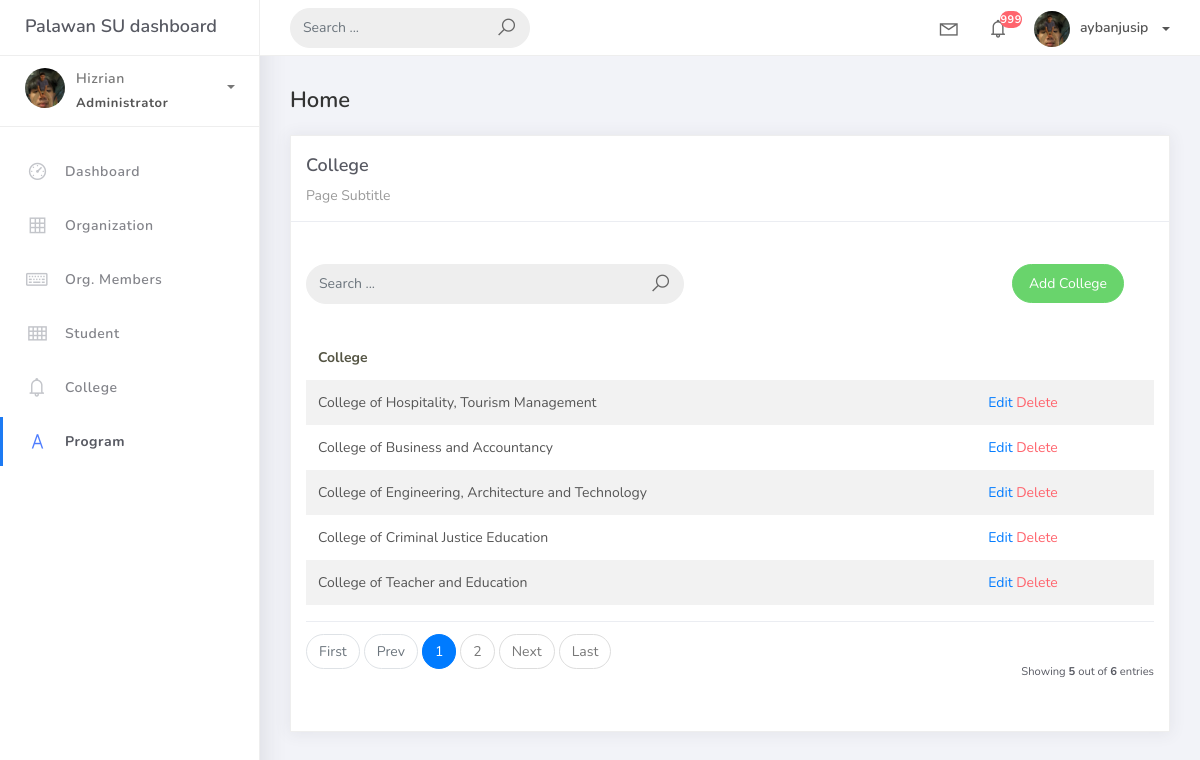
The page /college on the database as committed earlier.
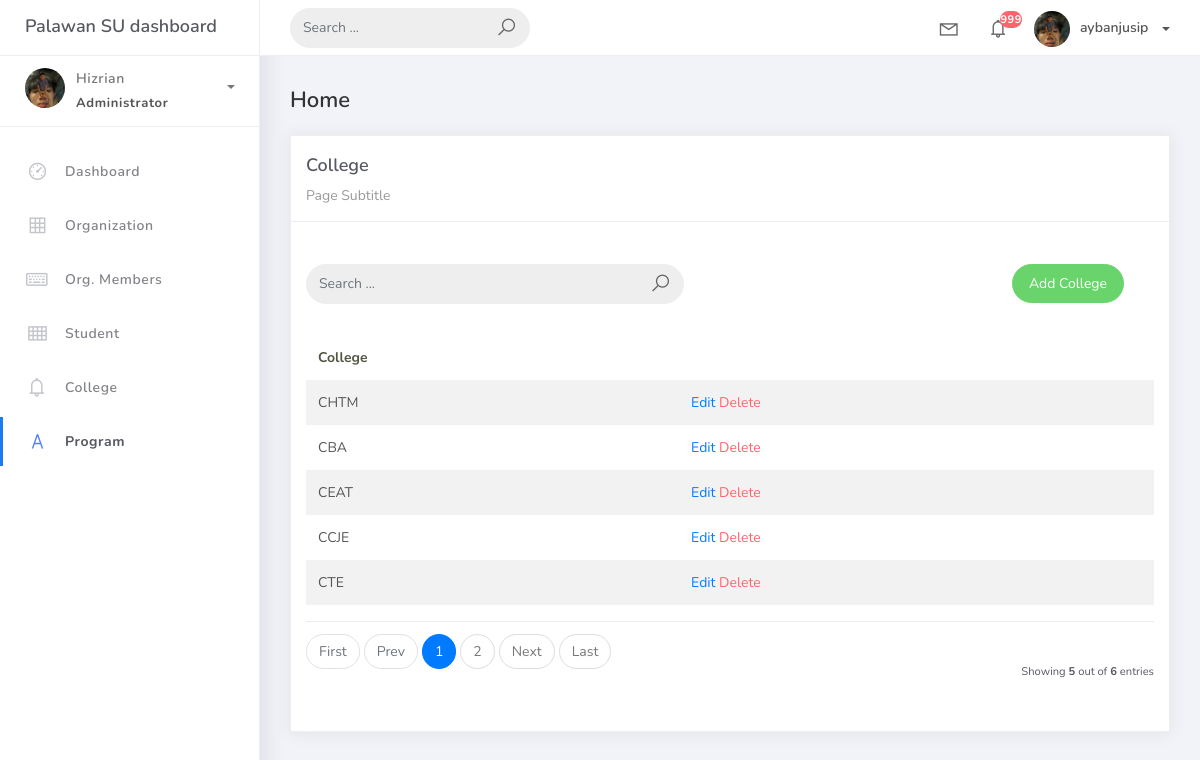
The same page on the database as committed later.
### studentorg/models.py (models this page shows, shortened)
class BaseModel(models.Model):
    created_at = models.DateTimeField(auto_now_add=True, db_index=True)
    updated_at = models.DateTimeField(auto_now=True)
    class Meta:
        abstract = True

class College(BaseModel):
    college_name = models.CharField(max_length=150)

### studentorg/views.py (the view)
# urls.py: path('college', college.as_view(), name='college-list'),
class college(ListView):
    model = College
    context_object_name = 'college'
    template_name = 'college.html'
    paginate_by = 5
    def get_queryset(self, *args, **kwargs):
         qs = super(college, self).get_queryset(*args, **kwargs)
         if self.request.GET.get("q") != None:
             query = self.request.GET.get('q')
             qs = qs.filter(Q(college_name__icontains=query))
         return qs

### templates/college.html (shortened to what this page needs)
{% extends 'base.html' %}
{% load static %}
{% block content %}
<div class="content">
  <div class="container-fluid">
    <h4 class="page-title">Home</h4>
    <div class="row">
      <div class="col-md-12">
        <div class="card">
          <div class="card-header">
            <div class="card-title">College</div>
            <div class="card-category">Page Subtitle</div>
          </div>
          <br/>
          <div class="col-md-12 row">
            <div class="col-md-6">
                <br/>
              <form class="navbar-left navbar-form nav-search mr-md-3" action="{% url 'college-list' %}">
                <div class="input-group">
                  <input type="text" placeholder="Search ..." class="form-control" name="q" />
                  <div class="input-group-append">
                    <span class="input-group-text">
                      <i class="la la-search search-icon"></i>
                    </span>
                  </div>
                </div>
              </form>
            </div>
            <div class="col-md-6">
              <div class="pull-right">
                <br/>
                <a href="{% url 'college-add' %}" class="btn btn-success btn-rounded">Add College</a>
              </div>
            </div>
          </div>
          <div class="card-body">
            <table class="table table-striped mt-3">
              <thead>
                <tr>
                  <th scope="col">College</th>
                </tr>
              </thead>
              <tbody>
                {% for object in object_list %}
                <tr>
                  <td>{{ object.college_name }}</td>
                  <td>
                    <a href="college/{{ object.id }}">Edit</a>
                    <a href="college/{{ object.id }}/delete" class="text-danger">Delete</a>
                </td>
              </tr>
              {% empty %}
                </tr>
                {% endfor %}
              </tbody>
            </table>
            {% include 'includes/pagination.html' %}
          </div>
        </div>
      </div>
    </div>
  </div>
</div>
{% endblock %}

Rows that differ between the two databases and show on the page:
changed College: college_name "College of Hospitality, Tourism Management" → "CHTM"
changed College: college_name "College of Business and Accountancy" → "CBA"
changed College: college_name "College of Engineering, Architecture and Technology" → "CEAT"
changed College: college_name "College of Criminal Justice Education" → "CCJE"
changed College: college_name "College of Teacher and Education" → "CTE"
